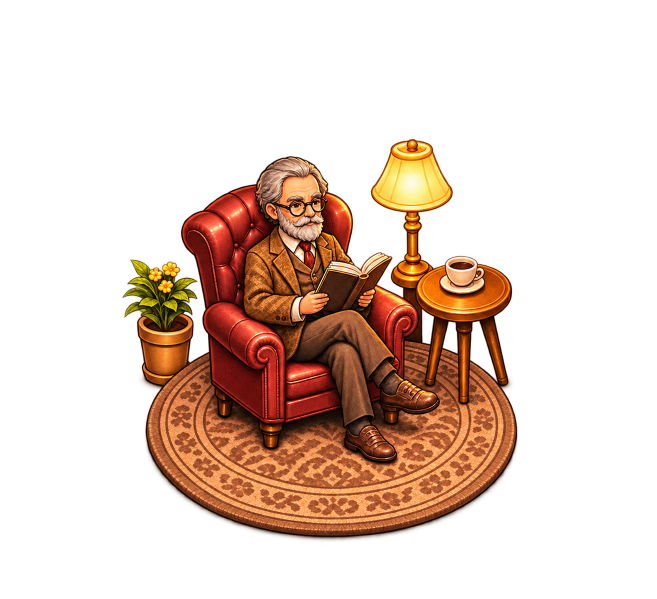
#> input picture assets/environments/bookstore/reading_corner_vintage.png, 1313 x 1198 px, found by its file name (shown at 1/2 size)
$ python split_reading_corner.py
#> lines starting #> are read from the running program, lines starting #| are printed output that depends on the picture; after the words box and inside, x2 and y2 are one past the last pixel; in counts of white or black regions, pixels touching at a corner belong together
"""Splits environments/bookstore/reading_corner_vintage.png into a floor rug and depth-sorted pieces.

The rug is walkable floor, so it is drawn under the character. The armchair with the reader, the lamp,
the side table and the plant each get their own base line, so the character walks behind them only
when her feet are higher on the picture than their base. The polygons are rough outlines in the
picture's own pixels. Run from the project folder: python scripts/split_reading_corner.py
"""
from PIL import Image, ImageDraw

SOURCE = "assets/environments/bookstore/reading_corner_vintage.png"
OUT = "assets/environments/bookstore/"

# Outlines in picture pixels, a little generous so no object edge is left on the rug layer.
PIECES = {
    "reading_corner_chair": {
        "base": 800,
        "polygon": [(360, 470), (372, 415), (410, 378), (480, 366), (520, 318), (560, 305), (610, 305),
                    (650, 330), (680, 355), (705, 380), (712, 420), (705, 460), (710, 500), (745, 560),
                    (835, 600), (840, 650), (825, 710), (790, 740), (880, 760), (885, 835), (840, 840),
                    (800, 845), (790, 880), (795, 920), (745, 928), (690, 925), (640, 910), (560, 910),
                    (535, 905), (510, 905), (520, 870), (455, 870), (445, 845), (420, 800), (415, 760),
                    (395, 730), (370, 690), (360, 600)],
    },
    "reading_corner_lamp": {
        "base": 690,
        "polygon": [(735, 280), (830, 272), (912, 300), (912, 420), (860, 440), (825, 470), (830, 520),
                    (845, 540), (845, 705), (790, 705), (790, 600), (800, 545), (795, 520), (815, 470),
                    (785, 430), (740, 410)],
    },
    "reading_corner_table": {
        "base": 800,
        "polygon": [(830, 585), (850, 530), (880, 505), (930, 498), (990, 510), (1025, 585), (1015, 640), (1015, 770),
                    (1000, 775), (935, 805), (925, 800), (862, 772), (855, 700), (840, 640)],
    },
    "reading_corner_plant": {
        "base": 770,
        "polygon": [(240, 600), (250, 540), (265, 505), (300, 495), (345, 500), (340, 560), (395, 550), (395, 620), (385, 690),
                    (386, 765), (340, 772), (290, 772), (283, 740), (278, 680), (255, 640)],
    },
}


def polygon_mask(size, polygon):
    mask = Image.new("L", size, 0)
    ImageDraw.Draw(mask).polygon(polygon, fill=255)
    return mask


def main():
    picture = Image.open(SOURCE).convert("RGBA")
#> picture is the input picture: PIL image 1313x1198 RGBA; mean R, G, B, A 45.5, 24.2, 12.4, 69.3
    width, height = picture.size
#> width = 1313; height = 1198
    combined = Image.new("L", (width, height), 0)
#> combined: PIL image 1313x1198 L; every value is 0
    for name, piece in PIECES.items():
        mask = polygon_mask((width, height), piece["polygon"])
        combined = Image.composite(Image.new("L", (width, height), 255), combined, mask)
        cut = picture.copy()
        cut.putalpha(Image.composite(picture.split()[3], Image.new("L", (width, height), 0), mask))
        box = cut.getbbox()
        cut = cut.crop(box)
        cut.save(OUT + name + ".png")
        # Offset (box left - 640, box top - base) places the piece where it was, with its base line at the base.
        print(name, "crop box", box, "offset", (box[0] - 640, box[1] - piece["base"]), "base", piece["base"])
#> this loop made 4 passes
#> box on passes 1 to 4: (360, 306, 886, 929), (739, 274, 911, 706), (830, 505, 1025, 806), (242, 516, 396, 773)
#| reading_corner_chair crop box (360, 306, 886, 929) offset (-280, -494) base 800
#| reading_corner_lamp crop box (739, 274, 911, 706) offset (99, -416) base 690
#| reading_corner_table crop box (830, 505, 1025, 806) offset (190, -295) base 800
#| reading_corner_plant crop box (242, 516, 396, 773) offset (-398, -254) base 770
#> pass 1, in main, `mask = polygon_mask((width, height), piece["polygon"])`:
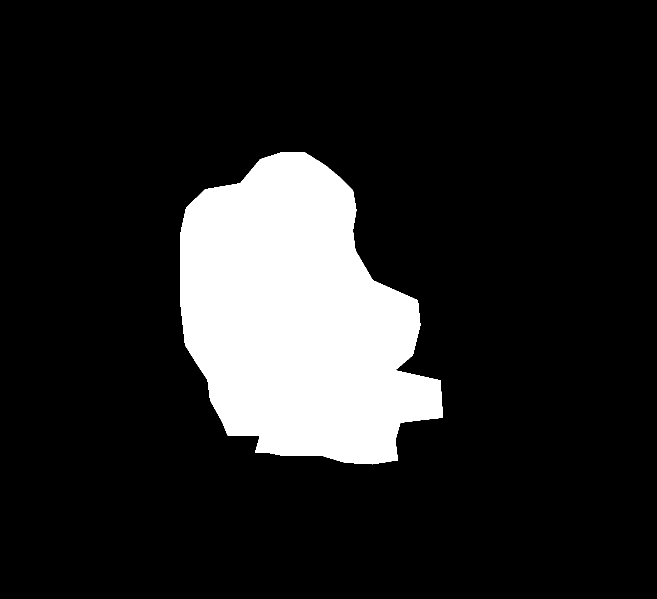
#> mask: PIL image 1313x1198 L (shown at 1/2 size); 14.3% white; 1 white region, box (x1, y1, x2, y2) and area: (360, 305, 886, 929) 225285
#> pass 1, in main, `cut = cut.crop(box)`:
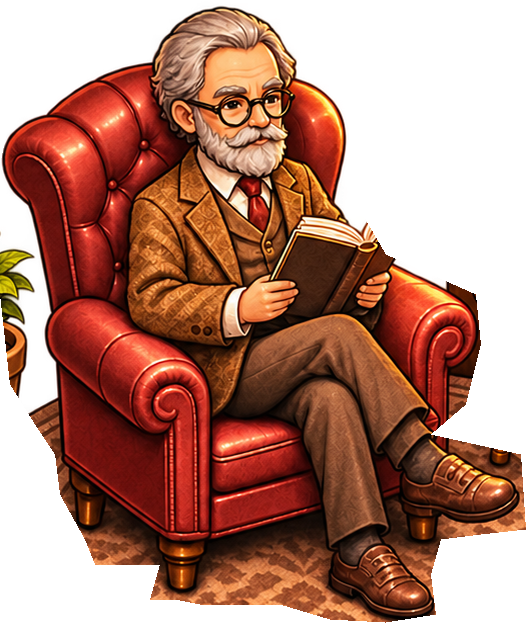
#> cut: PIL image 526x623 RGBA; mean R, G, B, A 128.2, 63.9, 34.1, 161.8; transparent parts drawn white
#> pass 2, in main, `mask = polygon_mask((width, height), piece["polygon"])`:
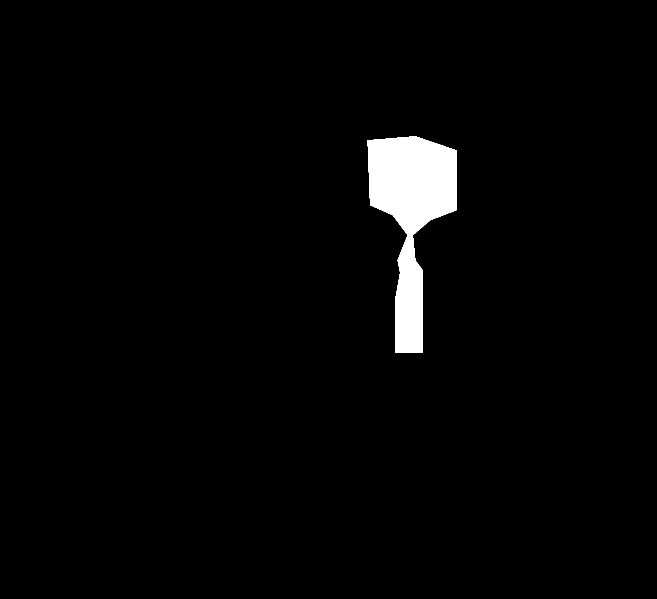
#> mask: PIL image 1313x1198 L (shown at 1/2 size); 2.5% white; 1 white region, box (x1, y1, x2, y2) and area: (735, 272, 913, 706) 38568
#> pass 2, in main, `combined = Image.composite(Image.new("L", (width, height), 255), combi..`:
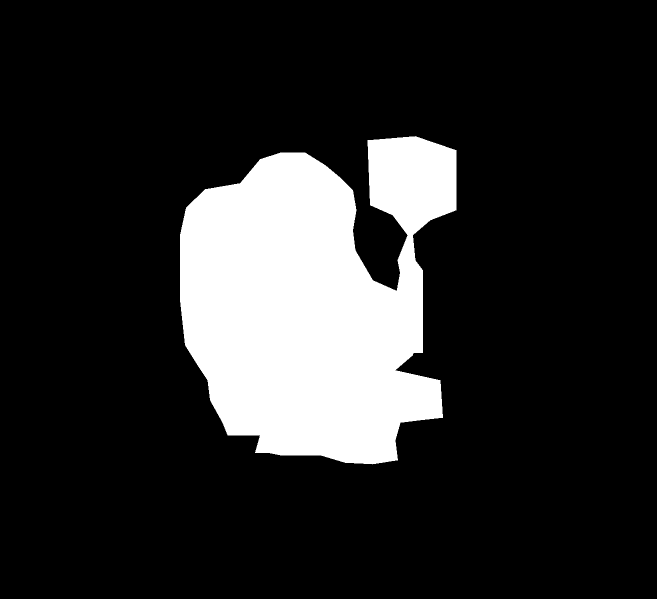
#> combined: PIL image 1313x1198 L (shown at 1/2 size); 16.4% white; 1 white region, box (x1, y1, x2, y2) and area: (360, 272, 913, 929) 258559
#> after the loop:
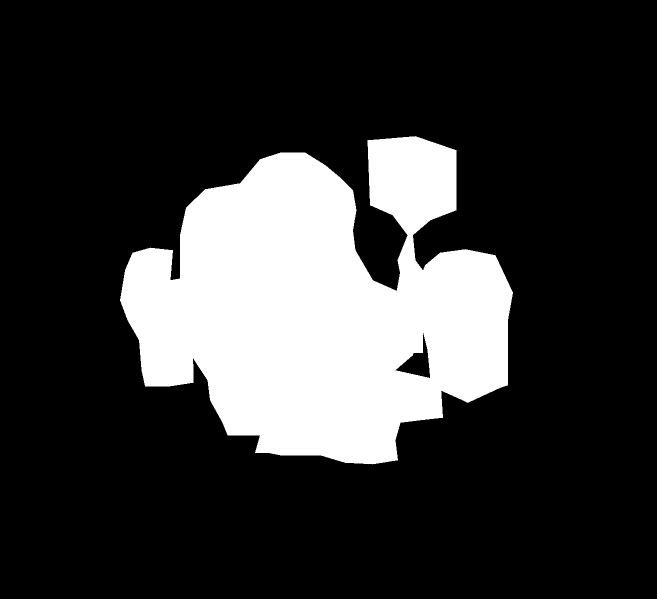
#> combined: PIL image 1313x1198 L (shown at 1/2 size); 21.1% white; 1 white region, box (x1, y1, x2, y2) and area: (240, 272, 1026, 929) 331995
#> after the loop:
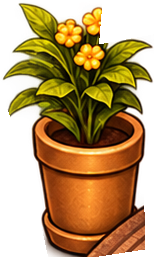
#> cut: PIL image 154x257 RGBA; mean R, G, B, A 102, 64.9, 11.4, 157.3; transparent parts drawn white

    rug = picture.copy()
    rug.putalpha(Image.composite(Image.new("L", (width, height), 0), picture.split()[3], combined))
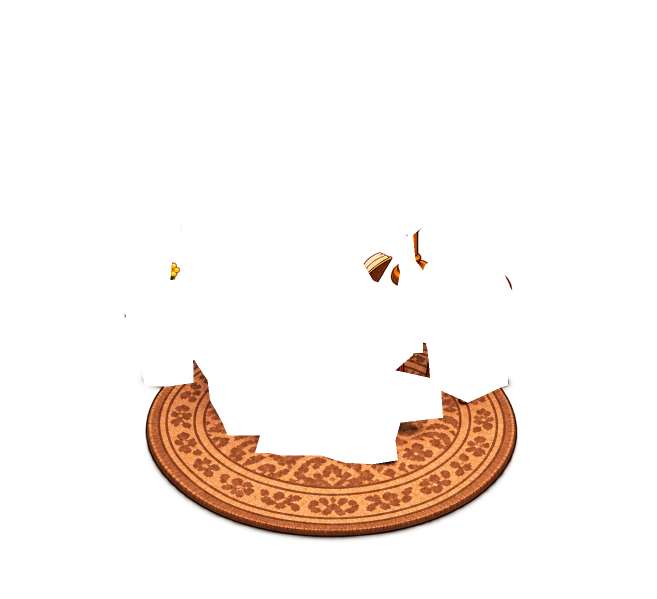
#> rug: PIL image 1313x1198 RGBA (shown at 1/2 size); mean R, G, B, A 45.5, 24.2, 12.4, 22.7; transparent parts drawn white
    rug.save(OUT + "reading_corner_rug.png")
    print("rug written")


if __name__ == "__main__":
    main()
